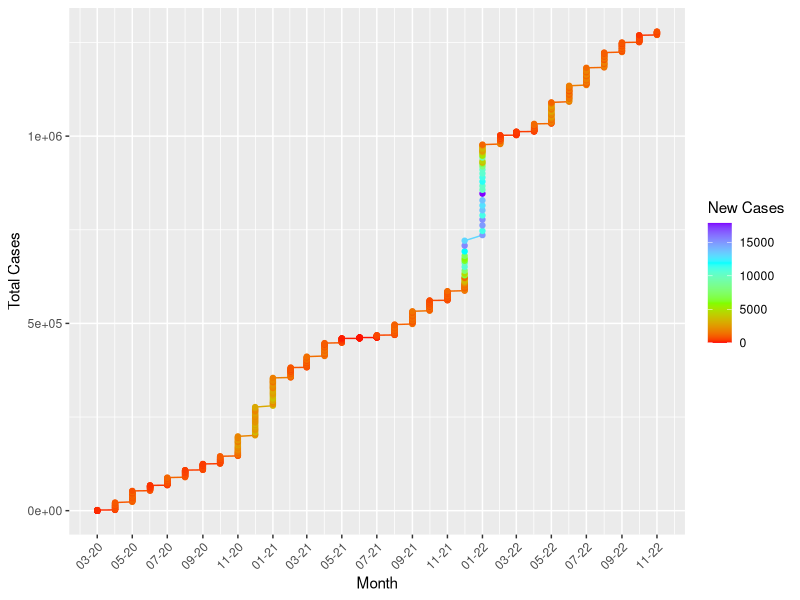
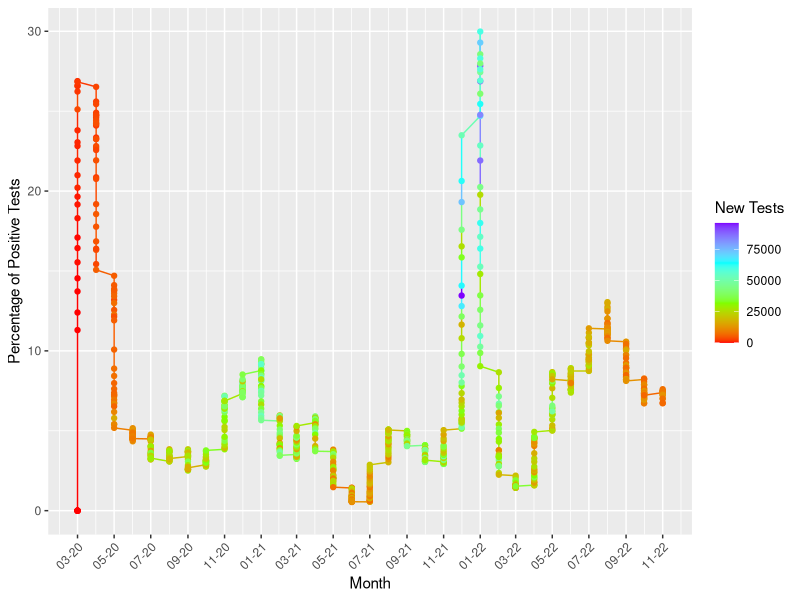
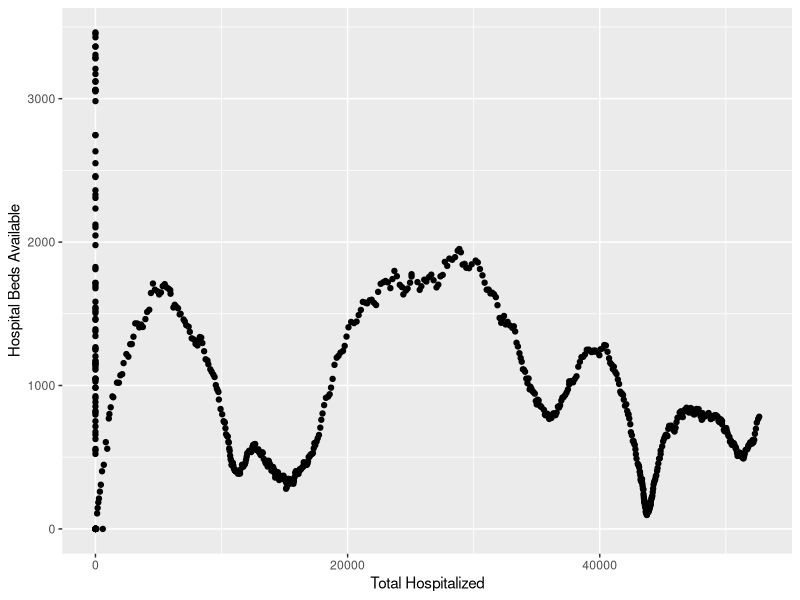
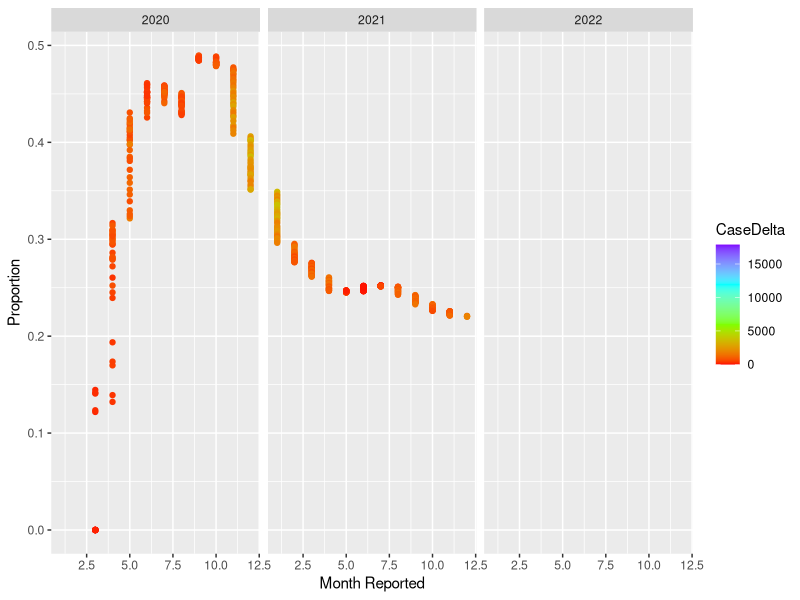
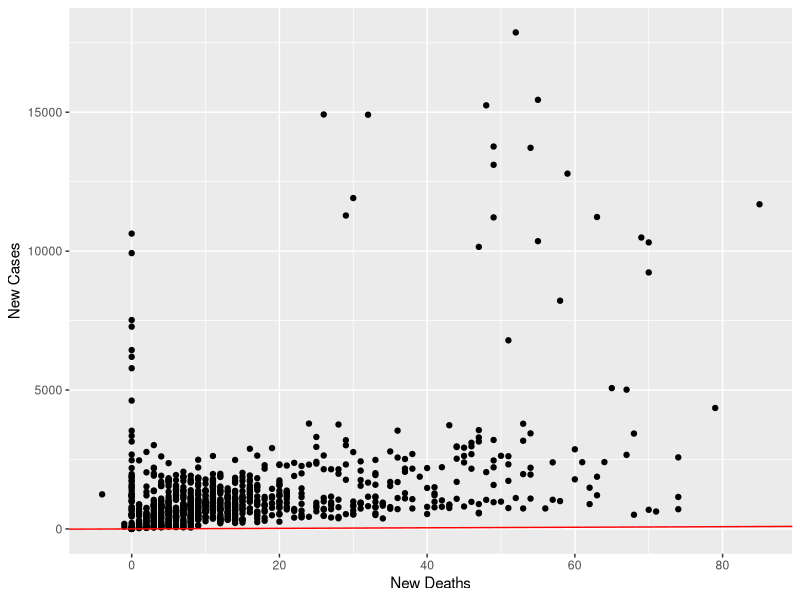

Source code (R) for these figures, in order:
## ---- chunk 1
knitr::opts_chunk$set(echo = TRUE)
## ---- chunk 2

library(data.table)
df <- fread('MD_COVID-19_-_MASTER_Case_Tracker.csv')
show(df)
## ---- chunk 3
library(tidyverse)
library(lubridate)
library(dplyr)
## ---- chunk 4


df1 <- df %>% dplyr::mutate(year = year(as.Date(df$ReportDate,format="%m/%d/%Y")),
                 month = lubridate::month(as.Date(df$ReportDate,format="%m/%d/%Y")),
                 day = lubridate::day(as.Date(df$ReportDate,format="%m/%d/%Y")),
                 date = my(format(as.Date(df$ReportDate,format = "%m/%d/%Y"),"%m/%y")))
## ---- chunk 5
ggplot(data=df1, aes(x=df1$date, y=df1$TotalCases, color= df1$CaseDelta)) +
  labs(x = "Month", y = "Total Cases", color = "New Cases") +
  scale_colour_gradientn(colors=rainbow(4)) +
  geom_line()+
  geom_point() +
  scale_x_date(date_labels = "%m-%y",
               date_breaks = "2 month") +
  theme(axis.text.x = element_text(angle = 45, hjust=1))
## ---- chunk 6
ggplot(data=df1, aes(x=df1$date, y=df1$PosTestPercent, color = df1$TestsDelta)) +
  geom_line() +
  labs(color = "New Tests", x = "Month", y = "Percentage of Positive Tests") +
  scale_colour_gradientn(colors=rainbow(4)) +
  geom_point() +
  scale_x_date(date_labels = "%m-%y",
               date_breaks = "2 month") +
  theme(axis.text.x = element_text(angle = 45, hjust=1))
## ---- chunk 7
ggplot(data=df1, aes(x=df1$total_hospitalized, y=df1$bedsTotal)) +
  xlab("Total Hospitalized") +
  ylab("Hospital Beds Available") +
  geom_point()
## ---- chunk 8
proportion = df1$total_released / df1$total_hospitalized
ggplot(data=df1, aes(x=df1$month, y=proportion, color=CaseDelta)) +
  facet_grid(. ~df1$year)+
  scale_colour_gradientn(colors=rainbow(4)) +
  xlab("Month Reported") +
  ylab("Proportion") +
  geom_point()

## ---- chunk 9
df1 %>% drop_na()
cor(df1$deathsDelta, df1$CaseDelta)
ggplot(data=df1, aes(x=df1$deathsDelta, y=df1$CaseDelta)) +
  labs(y = "New Cases", x = "New Deaths") +
  geom_point() +
  geom_abline(color = "red")
